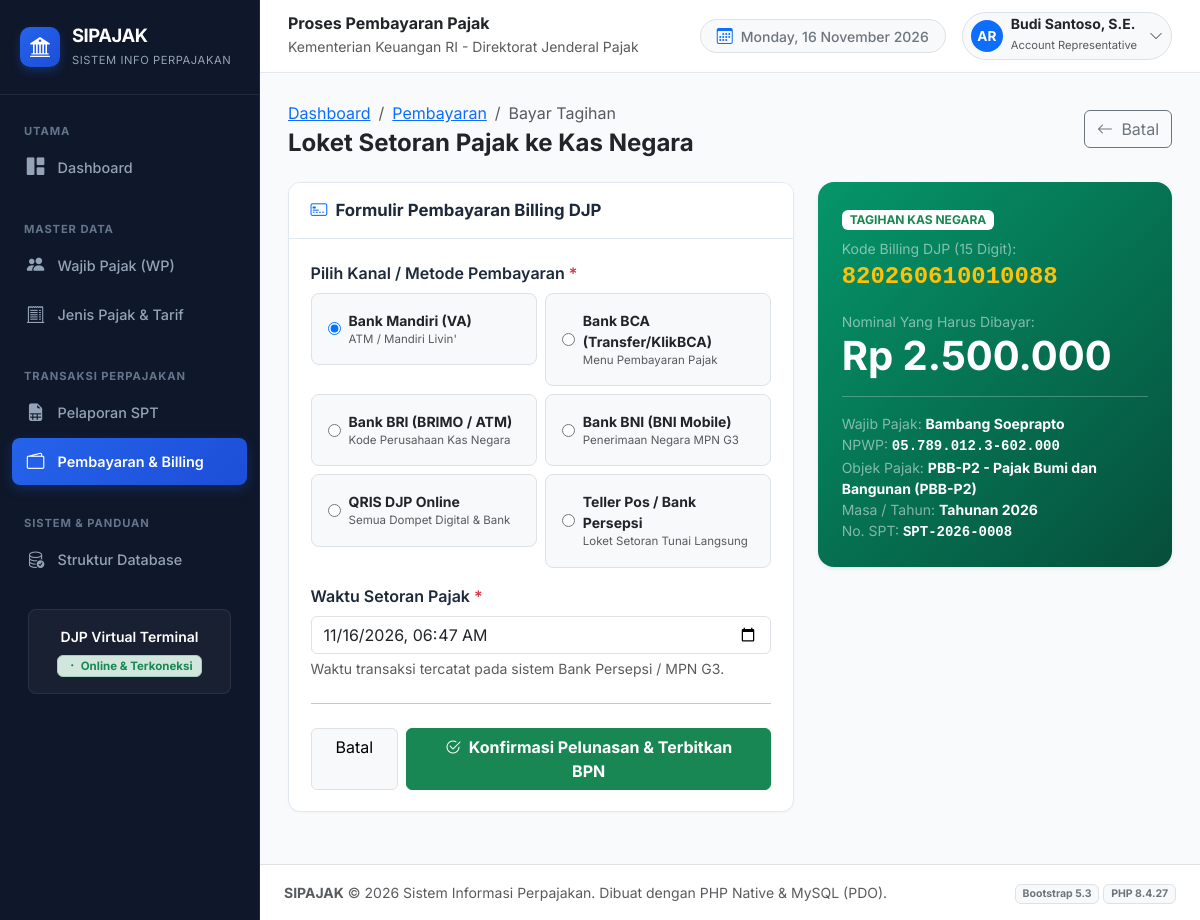
The page /pembayaran/bayar.php?id=8 on the database its author committed.
### tables this page shows
CREATE TABLE `pembayaran_pajak` (
  `id` int NOT NULL,
  `kode_billing` varchar(50) NOT NULL,
  `id_pelaporan` int NOT NULL,
  `jumlah_bayar` decimal(15,2) NOT NULL,
  `metode_bayar` varchar(50) DEFAULT NULL,
  `tanggal_bayar` datetime DEFAULT NULL,
  `status_bayar` enum('LUNAS','BELUM LUNAS') NOT NULL DEFAULT 'BELUM LUNAS',
  `created_at` timestamp NULL DEFAULT CURRENT_TIMESTAMP,
  `updated_at` timestamp NULL DEFAULT CURRENT_TIMESTAMP ON UPDATE CURRENT_TIMESTAMP
);

CREATE TABLE `wajib_pajak` (
  `id` int NOT NULL,
  `npwp` varchar(25) NOT NULL,
  `nik` varchar(20) NOT NULL,
  `nama_wajib_pajak` varchar(150) NOT NULL,
  `jenis_wp` enum('OP','Badan') NOT NULL,
  `alamat` text NOT NULL,
  `no_telepon` varchar(20) NOT NULL,
  `email` varchar(100) NOT NULL,
  `tanggal_daftar` date NOT NULL,
  `created_at` timestamp NULL DEFAULT CURRENT_TIMESTAMP,
  `updated_at` timestamp NULL DEFAULT CURRENT_TIMESTAMP ON UPDATE CURRENT_TIMESTAMP
);

CREATE TABLE `jenis_pajak` (
  `id` int NOT NULL,
  `kode_pajak` varchar(20) NOT NULL,
  `nama_pajak` varchar(100) NOT NULL,
  `tarif_persen` decimal(5,2) NOT NULL,
  `keterangan` text,
  `created_at` timestamp NULL DEFAULT CURRENT_TIMESTAMP,
  `updated_at` timestamp NULL DEFAULT CURRENT_TIMESTAMP ON UPDATE CURRENT_TIMESTAMP
);

CREATE TABLE `pelaporan_spt` (
  `id` int NOT NULL,
  `nomor_spt` varchar(50) NOT NULL,
  `id_wajib_pajak` int NOT NULL,
  `id_jenis_pajak` int NOT NULL,
  `id_petugas` int NOT NULL,
  `masa_pajak` varchar(20) NOT NULL,
  `tahun_pajak` int NOT NULL,
  `dasar_pengenaan_pajak` decimal(15,2) NOT NULL,
  `pajak_terutang` decimal(15,2) NOT NULL,
  `tanggal_lapor` date NOT NULL,
  `status_lapor` enum('TEPAT WAKTU','TERLAMBAT') NOT NULL,
  `created_at` timestamp NULL DEFAULT CURRENT_TIMESTAMP,
  `updated_at` timestamp NULL DEFAULT CURRENT_TIMESTAMP ON UPDATE CURRENT_TIMESTAMP
);

### config/database.php (called while the page is built, shortened)
<?php
function base_url($path = '') {
    $protocol = (!empty($_SERVER['HTTPS']) && $_SERVER['HTTPS'] !== 'off' || (isset($_SERVER['SERVER_PORT']) && $_SERVER['SERVER_PORT'] == 443)) ? "https://" : "http://";
    $host = $_SERVER['HTTP_HOST'] ?? 'localhost';
    $scriptDir = str_replace('\\', '/', dirname($_SERVER['SCRIPT_NAME']));
    $pos = strpos($scriptDir, '/databases_pajak');
    if ($pos !== false) {
        $root = substr($scriptDir, 0, $pos + strlen('/databases_pajak'));
    } else {
        $root = '';
    }
    $cleanPath = ltrim($path, '/');
    return rtrim($protocol . $host . $root, '/') . ($cleanPath ? '/' . $cleanPath : '');
}
function format_rupiah($angka) {
    return 'Rp ' . number_format((float)$angka, 0, ',', '.');
}

### pembayaran/bayar.php (the view, shortened to what this page needs)
<?php
require_once __DIR__ . '/../config/database.php';
$id = (int)($_GET['id'] ?? 0);
$stmt = $pdo->prepare("SELECT
    b.*,
    s.nomor_spt,
    s.masa_pajak,
    s.tahun_pajak,
    s.pajak_terutang,
    w.nama_wajib_pajak,
    w.npwp,
    w.jenis_wp,
    w.alamat,
    j.kode_pajak,
    j.nama_pajak,
    j.tarif_persen
    FROM pembayaran_pajak b
    JOIN pelaporan_spt s ON b.id_pelaporan = s.id
    JOIN wajib_pajak w ON s.id_wajib_pajak = w.id
    JOIN jenis_pajak j ON s.id_jenis_pajak = j.id
    WHERE b.id = ?");
$stmt->execute([$id]);
$bayar = $stmt->fetch();
$metode_bayar = $_POST['metode_bayar'] ?? 'Virtual Account Mandiri';
$tanggal_bayar = $_POST['tanggal_bayar'] ?? date('Y-m-d\TH:i');
require_once __DIR__ . '/../includes/header.php';
require_once __DIR__ . '/../includes/sidebar.php';
?>
<div class="main-wrapper">
  <?php require_once __DIR__ . '/../includes/navbar.php'; ?>
  <div class="content-body">
    <div class="d-flex flex-column flex-md-row justify-content-between align-items-md-center gap-3 mb-4">
      <div>
        <nav aria-label="breadcrumb">
          <ol class="breadcrumb mb-1 small">
            <li class="breadcrumb-item"><a href="<?= base_url('index.php'); ?>">Dashboard</a></li>
            <li class="breadcrumb-item"><a href="<?= base_url('pembayaran/index.php'); ?>">Pembayaran</a></li>
            <li class="breadcrumb-item active">Bayar Tagihan</li>
          </ol>
        </nav>
        <h4 class="fw-bold text-dark mb-0">Loket Setoran Pajak ke Kas Negara</h4>
      </div>
      <div>
        <a href="<?= base_url('pembayaran/index.php'); ?>" class="btn btn-outline-secondary">
          <i class="bi bi-arrow-left me-1"></i> Batal
        </a>
      </div>
    </div>
    <div class="row g-4">
      <div class="col-12 col-lg-7">
        <div class="app-card">
          <div class="app-card-header">
            <h2 class="app-card-title">
              <i class="bi bi-credit-card-2-front text-primary"></i>
              Formulir Pembayaran Billing DJP
            </h2>
          </div>
          <div class="app-card-body">
            <form method="POST" action="" novalidate>
              <div class="mb-3">
                <label class="form-label fw-semibold">Pilih Kanal / Metode Pembayaran <span class="text-danger">*</span></label>
                <div class="row g-2">
                  <div class="col-12 col-sm-6">
                    <label class="p-3 border rounded-3 w-100 d-flex align-items-center gap-2 cursor-pointer bg-light">
                      <input type="radio" name="metode_bayar" value="Virtual Account Mandiri" <?= $metode_bayar === 'Virtual Account Mandiri' ? 'checked' : ''; ?>>
                      <div>
                        <div class="fw-bold small text-dark">Bank Mandiri (VA)</div>
                        <div class="text-muted" style="font-size: 0.72rem;">ATM / Mandiri Livin'</div>
                      </div>
                    </label>
                  </div>
                  <div class="col-12 col-sm-6">
                    <label class="p-3 border rounded-3 w-100 d-flex align-items-center gap-2 cursor-pointer bg-light">
                      <input type="radio" name="metode_bayar" value="Bank Transfer BCA" <?= $metode_bayar === 'Bank Transfer BCA' ? 'checked' : ''; ?>>
                      <div>
                        <div class="fw-bold small text-dark">Bank BCA (Transfer/KlikBCA)</div>
                        <div class="text-muted" style="font-size: 0.72rem;">Menu Pembayaran Pajak</div>
                      </div>
                    </label>
                  </div>
                  <div class="col-12 col-sm-6">
                    <label class="p-3 border rounded-3 w-100 d-flex align-items-center gap-2 cursor-pointer bg-light">
                      <input type="radio" name="metode_bayar" value="Virtual Account BRI" <?= $metode_bayar === 'Virtual Account BRI' ? 'checked' : ''; ?>>
                      <div>
                        <div class="fw-bold small text-dark">Bank BRI (BRIMO / ATM)</div>
                        <div class="text-muted" style="font-size: 0.72rem;">Kode Perusahaan Kas Negara</div>
                      </div>
                    </label>
                  </div>
                  <div class="col-12 col-sm-6">
                    <label class="p-3 border rounded-3 w-100 d-flex align-items-center gap-2 cursor-pointer bg-light">
                      <input type="radio" name="metode_bayar" value="Bank Transfer BNI" <?= $metode_bayar === 'Bank Transfer BNI' ? 'checked' : ''; ?>>
                      <div>
                        <div class="fw-bold small text-dark">Bank BNI (BNI Mobile)</div>
                        <div class="text-muted" style="font-size: 0.72rem;">Penerimaan Negara MPN G3</div>
                      </div>
                    </label>
                  </div>
                  <div class="col-12 col-sm-6">
                    <label class="p-3 border rounded-3 w-100 d-flex align-items-center gap-2 cursor-pointer bg-light">
                      <input type="radio" name="metode_bayar" value="QRIS Bank Indonesia" <?= $metode_bayar === 'QRIS Bank Indonesia' ? 'checked' : ''; ?>>
                      <div>
                        <div class="fw-bold small text-dark">QRIS DJP Online</div>
                        <div class="text-muted" style="font-size: 0.72rem;">Semua Dompet Digital & Bank</div>
                      </div>
                    </label>
                  </div>
                  <div class="col-12 col-sm-6">
                    <label class="p-3 border rounded-3 w-100 d-flex align-items-center gap-2 cursor-pointer bg-light">
                      <input type="radio" name="metode_bayar" value="Teller Bank / Kantor Pos" <?= $metode_bayar === 'Teller Bank / Kantor Pos' ? 'checked' : ''; ?>>
                      <div>
                        <div class="fw-bold small text-dark">Teller Pos / Bank Persepsi</div>
                        <div class="text-muted" style="font-size: 0.72rem;">Loket Setoran Tunai Langsung</div>
                      </div>
                    </label>
                  </div>
                </div>
              </div>
              <div class="mb-4">
                <label class="form-label fw-semibold">Waktu Setoran Pajak <span class="text-danger">*</span></label>
                <input type="datetime-local" name="tanggal_bayar" class="form-control" value="<?= htmlspecialchars($tanggal_bayar); ?>" required>
                <div class="form-text">Waktu transaksi tercatat pada sistem Bank Persepsi / MPN G3.</div>
              </div>
              <hr class="my-4">
              <div class="d-flex justify-content-end gap-2">
                <a href="<?= base_url('pembayaran/index.php'); ?>" class="btn btn-light border px-4">Batal</a>
                <button type="submit" class="btn btn-success px-4 fw-bold">
                  <i class="bi bi-check2-circle me-1"></i> Konfirmasi Pelunasan & Terbitkan BPN
                </button>
              </div>
            </form>
          </div>
        </div>
      </div>
      <div class="col-12 col-lg-5">
        <div class="card border-0 shadow-sm text-white mb-4" style="background: linear-gradient(135deg, #059669, #064e3b); border-radius: 16px;">
          <div class="card-body p-4">
            <span class="badge bg-white text-success fw-bold text-uppercase px-2 py-1 mb-2">Tagihan Kas Negara</span>
            <div class="text-white-50 small">Kode Billing DJP (15 Digit):</div>
            <div class="fs-4 font-monospace fw-bold text-warning mb-3">
              <?= htmlspecialchars($bayar['kode_billing']); ?>
            </div>
            <div class="text-white-50 small">Nominal Yang Harus Dibayar:</div>
            <div class="display-6 fw-bold text-white mb-3">
              <?= format_rupiah($bayar['jumlah_bayar']); ?>
            </div>
            <hr class="border-white-50">
            <div class="small text-white-50">
              <div>Wajib Pajak: <strong class="text-white"><?= htmlspecialchars($bayar['nama_wajib_pajak']); ?></strong></div>
              <div>NPWP: <strong class="text-white font-monospace"><?= htmlspecialchars($bayar['npwp']); ?></strong></div>
              <div>Objek Pajak: <strong class="text-white"><?= htmlspecialchars($bayar['kode_pajak']); ?> - <?= htmlspecialchars($bayar['nama_pajak']); ?></strong></div>
              <div>Masa / Tahun: <strong class="text-white"><?= htmlspecialchars($bayar['masa_pajak'] . ' ' . $bayar['tahun_pajak']); ?></strong></div>
              <div>No. SPT: <strong class="text-white font-monospace"><?= htmlspecialchars($bayar['nomor_spt']); ?></strong></div>
            </div>
          </div>
        </div>
      </div>
    </div>
<?php
require_once __DIR__ . '/../includes/footer.php';
?>

### assets/css/style.css (style rules this page uses)
:root { --primary-color: #1e3a8a; --primary-hover: #1e40af; --secondary-color: #0f766e; --accent-color: #f59e0b; --bg-light: #f8fafc; --card-bg: #ffffff; --text-main: #1e293b; --text-muted: #64748b; --sidebar-width: 260px; --sidebar-bg: #0f172a; --sidebar-color: #cbd5e1; }
body { font-family: 'Inter', -apple-system, BlinkMacSystemFont, 'Segoe UI', Roboto, Helvetica, Arial, sans-serif; background-color: var(--bg-light); color: var(--text-main); min-height: 100vh; }
.main-wrapper { margin-left: var(--sidebar-width); min-height: 100vh; display: flex; flex-direction: column; transition: all 0.3s ease; }
.content-body { padding: 1.75rem; flex: 1; }
.app-card { border: 1px solid #e2e8f0; border-radius: 12px; background: #ffffff; box-shadow: 0 1px 3px rgba(0, 0, 0, 0.03); margin-bottom: 1.5rem; overflow: hidden; }
.app-card-header { padding: 1.1rem 1.35rem; background: #ffffff; border-bottom: 1px solid #e2e8f0; display: flex; align-items: center; justify-content: space-between; flex-wrap: wrap; gap: 0.75rem; }
.app-card-title { font-size: 1.05rem; font-weight: 700; color: #1e293b; margin: 0; display: flex; align-items: center; gap: 0.5rem; }
.app-card-body { padding: 1.35rem; }

### rows shown on the page
pembayaran_pajak: kode_billing "820260610010088", jumlah_bayar "Rp 2.500.000", wajib_pajak.nama_wajib_pajak "Bambang Soeprapto", wajib_pajak.npwp "05.789.012.3-602.000", jenis_pajak.kode_pajak "PBB-P2", jenis_pajak.nama_pajak "Pajak Bumi dan Bangunan (PBB-P2)", id_pelaporan.tahun_pajak "Tahunan 2026", id_pelaporan.nomor_spt "SPT-2026-0008"

### other values the page prints
$page_title "Proses Pembayaran Pajak"
phpversion() "8.4.27"
